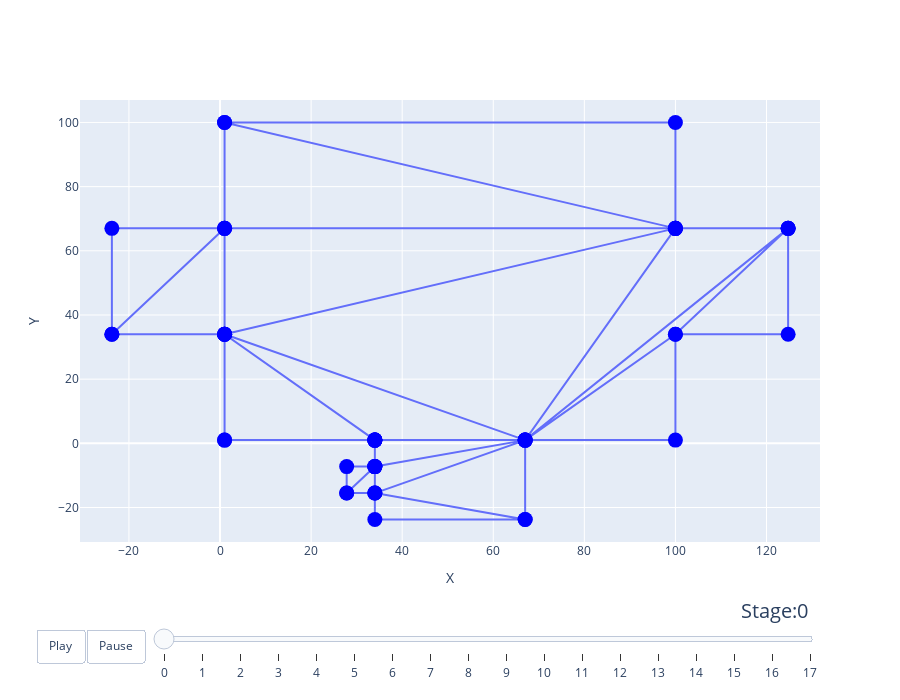

Notebook cell for this chart:
### Code cell
fig_dict = {
    "data": [],
    "layout": {},
    "frames": []
}

# Configuração do layout
fig_dict["layout"]["width"] = 900 
fig_dict["layout"]["height"] = 700
fig_dict["layout"]["xaxis"] = {"range": [xMin, xMax], "title": "X"}
fig_dict["layout"]["yaxis"] = {"range": [yMin, yMax], "title": "Y"}
fig_dict["layout"]["hovermode"] = "closest"
fig_dict["layout"]["updatemenus"] = [
    {
        "buttons": [
            {
                "args": [None, {"frame": {"duration": 500, "redraw": False},
                                "fromcurrent": True, "transition": {"duration": 300,
                                                                    "easing": "quadratic-in-out"}}],
                "label": "Play",
                "method": "animate"
            },
            {
                "args": [[None], {"frame": {"duration": 0, "redraw": False},
                                  "mode": "immediate",
                                  "transition": {"duration": 0}}],
                "label": "Pause",
                "method": "animate"
            }
        ],
        "direction": "left",
        "pad": {"r": 10, "t": 87},
        "showactive": False,
        "type": "buttons",
        "x": 0.1,
        "xanchor": "right",
        "y": 0,
        "yanchor": "top"
    }
]

sliders_dict = {
    "active": 0,
    "yanchor": "top",
    "xanchor": "left",
    "currentvalue": {
        "font": {"size": 20},
        "prefix": "Stage:",
        "visible": True,
        "xanchor": "right"
    },
    "transition": {"duration": 300, "easing": "cubic-in-out"},
    "pad": {"b": 10, "t": 50},
    "len": 0.9,
    "x": 0.1,
    "y": 0,
    "steps": []
}

# Configuração inicial do polígono
initial_polygon = polygon_stages2[-1]
x, y = zip(*initial_polygon)

colors = ['blue'] * (len(x))
data_dict = {
    "x": x,
    "y": y,
    "mode": "lines+markers",
    "marker": {"color": colors, "size": 15},
    "name": "Polygon",
    "line": {"shape": "linear"}
}
fig_dict["data"].append(data_dict)

# Criação dos frames para cada estágio do polígono
for i, year in enumerate(stages):
    frame = {"data": [], "name": str(i)}
    mapping_colors = np.array(stages[i])[list(map(lambda x: list(nx.get_node_attributes(colored_Graph, 'pos').values()).index(x), polygon_stages2[-1]))]
    colors = ['blue' if c == None else c for c in mapping_colors]
    data_dict = {
        "x": x,
        "y": y,
        "mode": "lines+markers",
        "marker": {"color": colors, "size": 15},
        "name": "Polygon",
        "line": {"shape": "linear"}
    }
    frame["data"].append(data_dict)
    fig_dict["frames"].append(frame)

    slider_step = {
        "args": [
            [i],
            {"frame": {"duration": 300, "redraw": False},
             "mode": "immediate",
             "transition": {"duration": 300}}
        ],
        "label": i,
        "method": "animate"
    }
    sliders_dict["steps"].append(slider_step)

fig_dict["layout"]["sliders"] = [sliders_dict]

fig = go.Figure(fig_dict)

fig.show()

### Figure 1 — Plotly figure (JSON) as saved in the notebook; plotly's stock layout.template omitted (floating-point values rounded to 4 significant figures)
{"data": [{"line": {"shape": "linear"}, "marker": {"color": ["blue", "blue", "blue", "blue", "blue", "blue", "blue", "blue", "blue", "blue", "blue", "blue", "blue", "blue", "blue", "blue", "blue", "blue", "blue", "blue", "blue", "blue", "blue", "blue", "blue", "blue", "blue", "blue", "blue", "blue", "blue", "blue", "blue", "blue", "blue", "blue", "blue", "blue", "blue", "blue", "blue", "blue", "blue", "blue", "blue", "blue", "blue", "blue", "blue", "blue", "blue"], "size": 15}, "mode": "lines+markers", "name": "Polygon", "type": "scatter", "x": [1, 34, 34, 27.81, 27.81, 34, 34, 67, 67, 100, 100, 124.8, 124.8, 100, 100, 1, 1, -23.75, -23.75, 1, 1, 34, 34, 27.81, 34, 67, 67, 100, 124.8, 100, 1, 1, -23.75, 1, 34, 34, 34, 34, 67, 124.8, 100, 1, 1, 34, 34, 67, 100, 1, 34, 67, 1], "y": [1, 1, -7.25, -7.25, -15.5, -15.5, -23.75, -23.75, 1, 1, 34, 34, 67, 67, 100, 100, 67, 67, 34, 34, 1, 1, -7.25, -15.5, -15.5, -23.75, 1, 34, 67, 67, 100, 67, 34, 34, 1, 1, -7.25, -15.5, 1, 67, 67, 67, 34, 1, -7.25, 1, 67, 34, 1, 1, 34]}], "layout": {"height": 700, "hovermode": "closest", "sliders": [{"active": 0, "currentvalue": {"font": {"size": 20}, "prefix": "Stage:", "visible": true, "xanchor": "right"}, "len": 0.9, "pad": {"b": 10, "t": 50}, "steps": [{"args": [[0], {"frame": {"duration": 300, "redraw": false}, "mode": "immediate", "transition": {"duration": 300}}], "label": "0", "method": "animate"}, {"args": [[1], {"frame": {"duration": 300, "redraw": false}, "mode": "immediate", "transition": {"duration": 300}}], "label": "1", "method": "animate"}, {"args": [[2], {"frame": {"duration": 300, "redraw": false}, "mode": "immediate", "transition": {"duration": 300}}], "label": "2", "method": "animate"}, {"args": [[3], {"frame": {"duration": 300, "redraw": false}, "mode": "immediate", "transition": {"duration": 300}}], "label": "3", "method": "animate"}, {"args": [[4], {"frame": {"duration": 300, "redraw": false}, "mode": "immediate", "transition": {"duration": 300}}], "label": "4", "method": "animate"}, {"args": [[5], {"frame": {"duration": 300, "redraw": false}, "mode": "immediate", "transition": {"duration": 300}}], "label": "5", "method": "animate"}, {"args": [[6], {"frame": {"duration": 300, "redraw": false}, "mode": "immediate", "transition": {"duration": 300}}], "label": "6", "method": "animate"}, {"args": [[7], {"frame": {"duration": 300, "redraw": false}, "mode": "immediate", "transition": {"duration": 300}}], "label": "7", "method": "animate"}, {"args": [[8], {"frame": {"duration": 300, "redraw": false}, "mode": "immediate", "transition": {"duration": 300}}], "label": "8", "method": "animate"}, {"args": [[9], {"frame": {"duration": 300, "redraw": false}, "mode": "immediate", "transition": {"duration": 300}}], "label": "9", "method": "animate"}, {"args": [[10], {"frame": {"duration": 300, "redraw": false}, "mode": "immediate", "transition": {"duration": 300}}], "label": "10", "method": "animate"}, {"args": [[11], {"frame": {"duration": 300, "redraw": false}, "mode": "immediate", "transition": {"duration": 300}}], "label": "11", "method": "animate"}, {"args": [[12], {"frame": {"duration": 300, "redraw": false}, "mode": "immediate", "transition": {"duration": 300}}], "label": "12", "method": "animate"}, {"args": [[13], {"frame": {"duration": 300, "redraw": false}, "mode": "immediate", "transition": {"duration": 300}}], "label": "13", "method": "animate"}, {"args": [[14], {"frame": {"duration": 300, "redraw": false}, "mode": "immediate", "transition": {"duration": 300}}], "label": "14", "method": "animate"}, {"args": [[15], {"frame": {"duration": 300, "redraw": false}, "mode": "immediate", "transition": {"duration": 300}}], "label": "15", "method": "animate"}, {"args": [[16], {"frame": {"duration": 300, "redraw": false}, "mode": "immediate", "transition": {"duration": 300}}], "label": "16", "method": "animate"}, {"args": [[17], {"frame": {"duration": 300, "redraw": false}, "mode": "immediate", "transition": {"duration": 300}}], "label": "17", "method": "animate"}], "transition": {"duration": 300, "easing": "cubic-in-out"}, "x": 0.1, "xanchor": "left", "y": 0, "yanchor": "top"}], "updatemenus": [{"buttons": [{"args": [null, {"frame": {"duration": 500, "redraw": false}, "fromcurrent": true, "transition": {"duration": 300, "easing": "quadratic-in-out"}}], "label": "Play", "method": "animate"}, {"args": [[null], {"frame": {"duration": 0, "redraw": false}, "mode": "immediate", "transition": {"duration": 0}}], "label": "Pause", "method": "animate"}], "direction": "left", "pad": {"r": 10, "t": 87}, "showactive": false, "type": "buttons", "x": 0.1, "xanchor": "right", "y": 0, "yanchor": "top"}], "width": 900, "xaxis": {"range": [-30.75, 131.8], "title": {"text": "X"}}, "yaxis": {"range": [-30.75, 107], "title": {"text": "Y"}}}}
